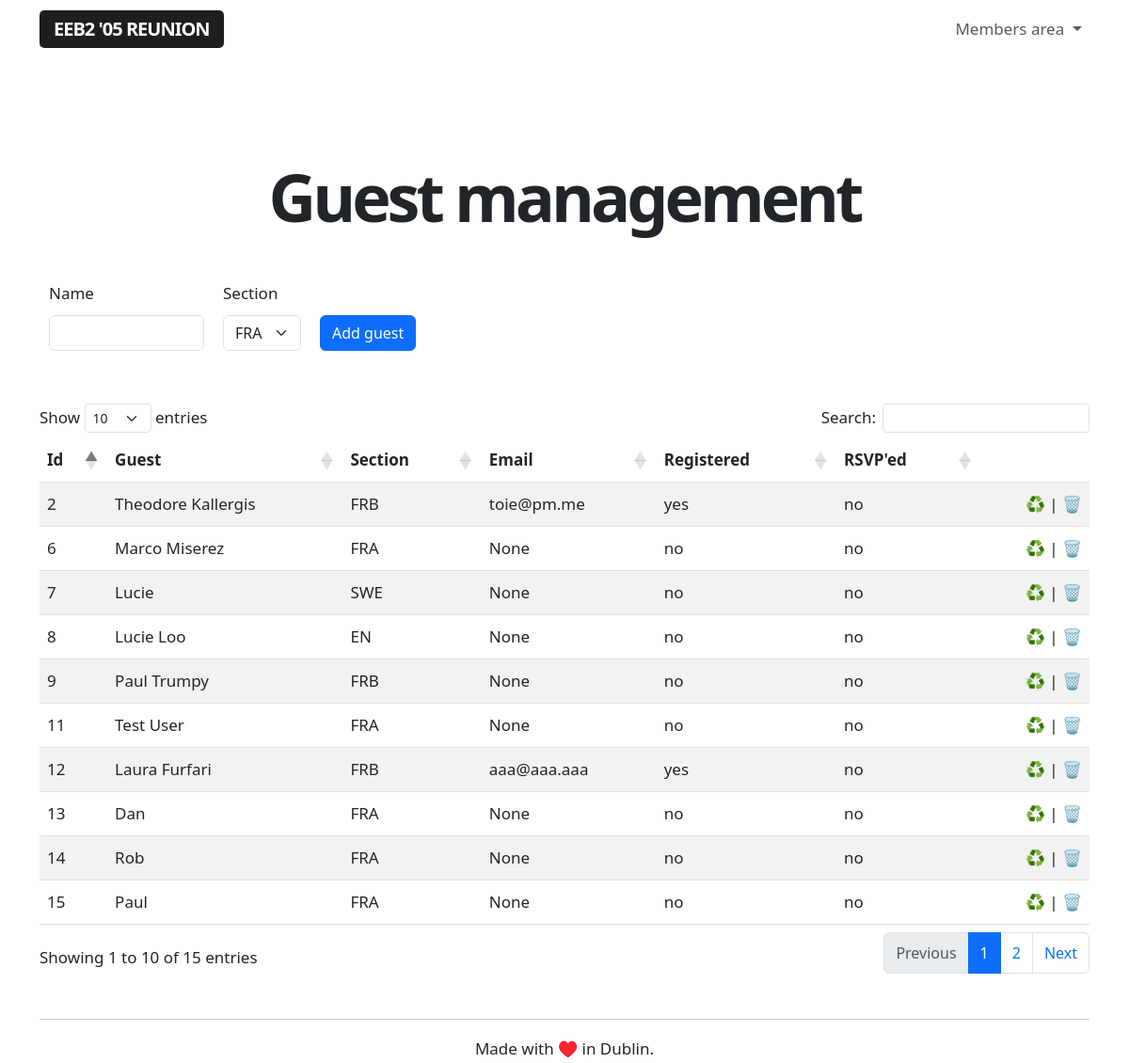
The app's page /admin/guests (signed in), older data.
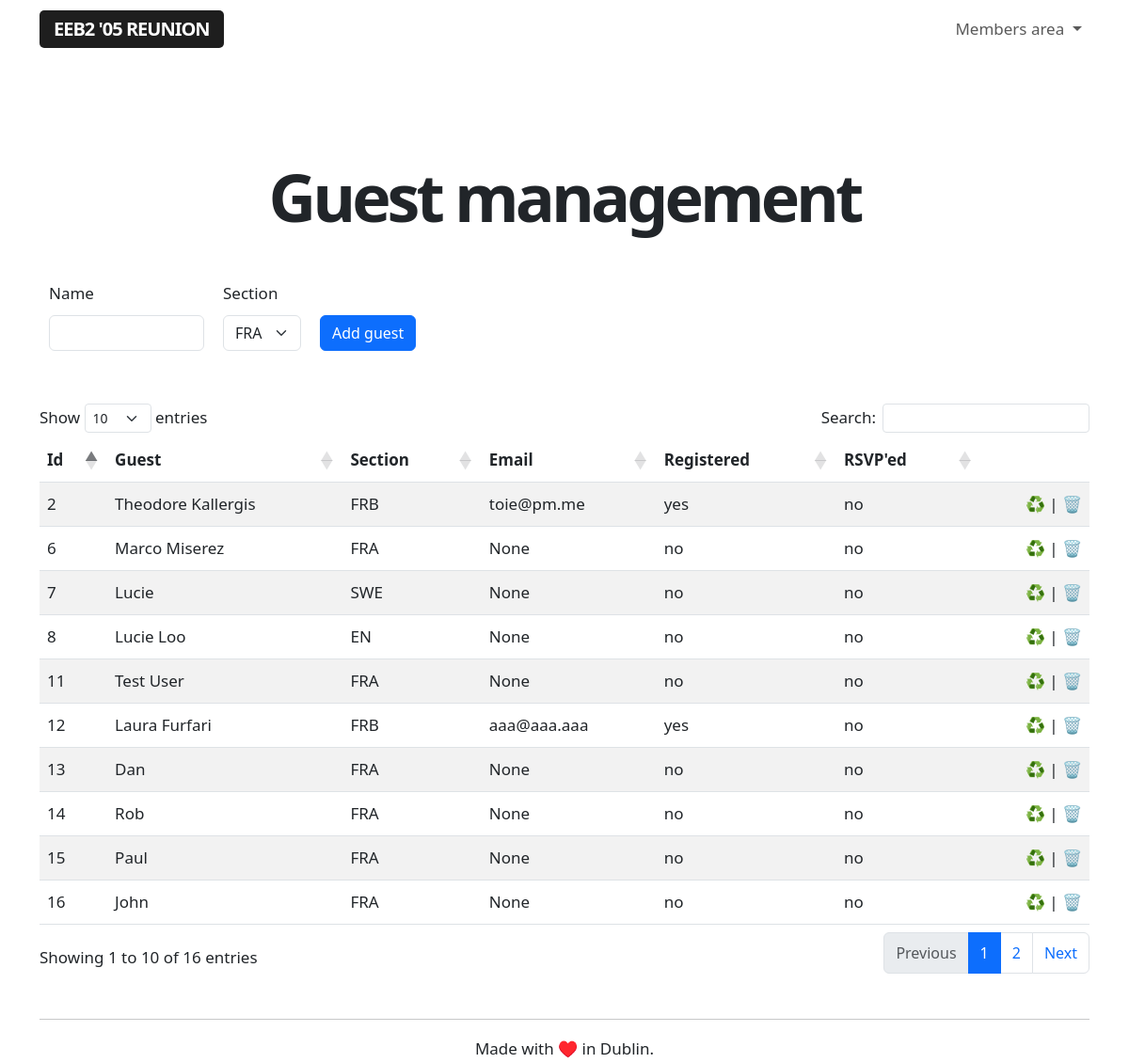
The same page, newer data.
### app/models.py (models this page shows, shortened)
class Section(db.Model):
    id = db.Column(db.Integer, primary_key=True)
    section = db.Column(db.String(64), index=True, unique=True)
    def __repr__(self):
        return '{}'.format(self.section)

class Guest(db.Model):
    id = db.Column(db.Integer, primary_key=True)
    name = db.Column(db.String(64), index=True, unique=False)
    section = db.Column(db.String(64), index=True, unique=False)
    email = db.Column(db.String(120), index=True, unique=True)
    registered = db.Column(db.String(120), index=True, unique=False)
    rsvp = db.Column(db.String(64), index=True, unique=False)

### app/routes.py (the view, shortened to what this page needs)
@app.route('/admin/guests', methods=['GET', 'POST'])
@login_required
def adminguestmanagement():
    if current_user.role == 'admin':
        guests = Guest.query.order_by(Guest.id.asc())
        form = AddGuestForm()
    else:
        flash('This is a restricted area.')
        return redirect(url_for('index'))
    return render_template("guest_management.html", title='Guest list management', guests=guests, form=form)

### app/forms.py
class AddGuestForm(FlaskForm):
    guestname = StringField('Name', validators=[DataRequired()])
    section = SelectField(u'Section', choices = [], validators = [DataRequired()])
    submit = SubmitField('Add guest')
    def __init__(self):
        super(AddGuestForm, self).__init__()
        self.section.choices = Section.query.all()

### app/models.py (called while the page is built)
@login.user_loader
def load_user(id):
    return User.query.get(int(id))

### app/templates/guest_management.html (shortened to what this page needs)
{% extends "base.html" %}
{% block content %}
<div class="title">
    <h1>Guest management</h1>
</div>
<br>
<br>
<form action="" method="post" novalidate>
    <table>
    <tbody>
        <tr>
            <td class="guesttable">
                <p>
                    {{ form.guestname.label (class_='form-label')}} <br>
                    {{ form.guestname(size=10, class_='form-control')}}
                </p>
            </td>
            <td class="guesttable">
                <p>
                    {{ form.section.label (class_='form-label')}} <br>
                    {{ form.section(class_='form-select')}}
                </p>
            </td>
            <td class="guesttable">
                <p>{{ form.submit(class_='btn btn-primary') }}</p>
            </td>
        </tr>
    </tbody>
</table>
<br>
</form>
<table id="guest-management-table" class="table table-striped">
  <thead>
    <tr>
        <th>Id</th>
        <th>Guest</th>
        <th>Section</th>
        <th>Email</th>
        <th>Registered</th>
        <th>RSVP'ed</th>
        <th></th>
    </tr>
  </thead>
  <tbody>
    {% for guest in guests %}
        {% include '_guests.html' %}
    {% endfor %}
  </tbody>
</table>
{% endblock %}

### app/templates/base.html (shortened to what this page needs)
<!doctype html>
<html lang="en">
<head>
    <link rel="stylesheet" href="{{url_for('.static', filename='styles.css')}}">
    <link href="https://cdn.jsdelivr.net/npm/bootstrap@5.3.0-alpha1/dist/css/bootstrap.min.css" rel="stylesheet">
    <link href="https://getbootstrap.com/docs/5.3/assets/css/docs.css" rel="stylesheet">
    <link rel="stylesheet" type="text/css" href="https://cdn.datatables.net/1.10.25/css/dataTables.bootstrap5.css">
</head>
<body class="bd-example">
    <nav class="navbar navbar-expand-lg nav-container" data-bs-theme="light">
        <div class="container navigation-container">
            <a class="navbar-brand" href="/index">EEB2 '05 Reunion</a>
            <div class="login-buttons">
                <ul class="navbar-nav">
                    {% if current_user.is_anonymous %}
                    <li class="buttons-header">
                        <a class="btn btn-outline-primary login-button" href="/login" role="button">Login</a>
                        <a class="btn btn-primary" href="/register" role="button">Sign up</a>
                    </li>
                    {% else %}
                    <li class="nav-item dropdown">
                        <a class="nav-link dropdown-toggle" href="#" role="button" data-bs-toggle="dropdown" aria-expanded="false">
                            Members area
                        </a>
                    </li>
                    {% endif %}
                </ul>
            </div>
        </div>
    </nav>
<br>
<div class="container">
    <div class="full-height">
        {% block content %}{% endblock %}
    </div>
</div>
<div class="container text-center">
    <br>
    <hr>
    Made with ♥️ in Dublin.
    </div>
</body>
</html>

### app/templates/_guests.html
<tr>
    <td>{{ guest.id }}</td>
    <td>{{ guest.name }}</td>
    <td>{{ guest.section }}</td>
    <td>{{ guest.email }}</td>
    <td>{{ guest.registered }}</td>
    <td>{{ guest.rsvp }}</td>
    <td class="aligniconsright"><a class="nolinkdecoration" href="{{ url_for('resetGuest', guestid=guest.id) }}">♻️</a> | <a class="nolinkdecoration" href="{{ url_for('delete_guest', guestid=guest.id) }}">🗑️</td>
</tr>

### app/static/styles.css (style rules this page uses)
body { font-size: 17px !important; line-height: 30px !important; }
h1 { font-size: 70px !important; letter-spacing: -4px; text-align: center; font-weight: 800 !important; line-height: 75px !important; }
.aligniconsright { text-align: right; }
.full-height { min-height: 75vh; }
.nav-container { margin-bottom: 40px; }
.navbar-brand { background-color: #1e1e1e; color: #fff !important; padding: 6px 15px; border-radius: 5px; text-transform: uppercase; font-weight: 600; letter-spacing: -1px; }
.title h1 { margin-bottom: -20px !important; margin-top: 40px; }
.nolinkdecoration { text-decoration: none; }
.guesttable { vertical-align: bottom; padding: 10px; }

Row changes from the older to the newer data that the page shows:
removed Guest: id "9", name "Paul Trumpy", section "FRB", email "None", registered "no", rsvp "no"
now on this page (row unchanged): Guest: id "16", name "John", section "FRA", email "None", registered "no", rsvp "no"
Text that changed along with them:
text written by a page script: "Show entries Search: Showing 1 to 10 of 15 entries Previous 1 2 Next" → "Show entries Search: Showing 1 to 10 of 16 entries Previous 1 2 Next"
